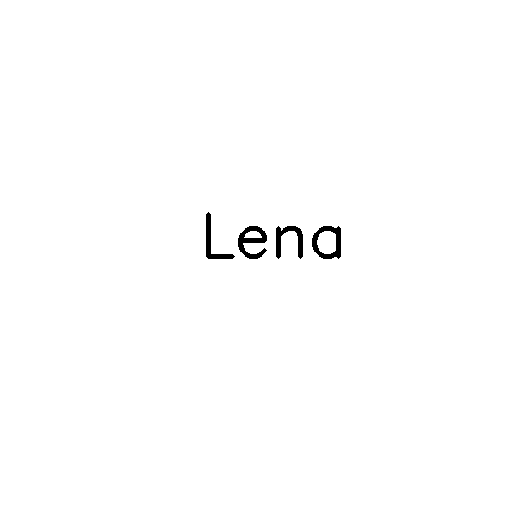
#> input picture lena.png, 512 x 512 px
$ python new_code2.py
#> lines starting #> are read from the running program, lines starting #| are printed output that depends on the picture; after the words box and inside, x2 and y2 are one past the last pixel; in counts of white or black regions, pixels touching at a corner belong together; pictures that were not available may be replaced by others from this repository, and a replacement may not be noted
#> in test_watermarking_system, cover_image is the input picture: shape (512, 512, 3); values 0 (black) and 128 (white), 99.4% white; 4 black regions, box (x1, y1, x2, y2) and area: (238, 226, 267, 259) 464, (312, 226, 341, 259) 450, (276, 226, 303, 259) 386, (206, 212, 235, 259) 340
#> in embed_watermark, `watermark_gray = cv2.resize(watermark_gray, (256, 256))`:
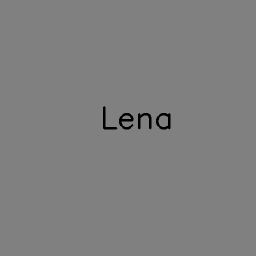
#> watermark_gray: shape (256, 256); min 0, max 128, mean 127.2
import numpy as np
import cv2
import pywt
import scipy.linalg
import matplotlib.pyplot as plt
from skimage.metrics import peak_signal_noise_ratio as psnr
from scipy.stats import pearsonr

# Function for PPLU decomposition
def pplu_decomposition(A):
    # Using scipy.linalg.lu for PPLU decomposition
    P, L, U = scipy.linalg.lu(A)
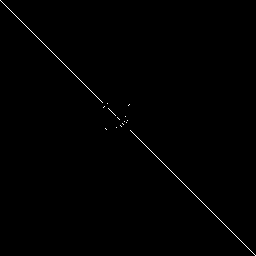
#> P: shape (256, 256) float64; values 0 (black) and 1 (white), 0.39% white in thin lines or dots
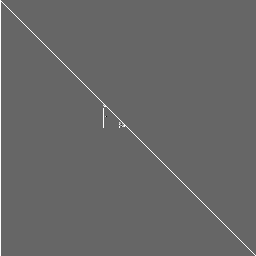
#> L: shape (256, 256) float64; min -0.667, max 1, mean 0.00831; drawn with min black and max white
    # P is the permutation matrix, L is lower triangular, U is upper triangular
    return P, L, U

# Function for Arnold Transform
def arnold_transform(image, iterations):
#> called with iterations = 4
    height, width = image.shape
#> height = 256; width = 256
    result = np.zeros((height, width), dtype=np.float64)

    for _ in range(iterations):
        for y in range(height):
            for x in range(width):
                # Apply the Arnold Transform formula
                new_x = (2*x + y) % width
                new_y = (x + y) % height
                result[new_y, new_x] = image[y, x]
        image = result.copy()

    return result

# Function for Inverse Arnold Transform
def inverse_arnold_transform(image, iterations):
    height, width = image.shape
    result = np.zeros((height, width), dtype=np.float64)

    for _ in range(iterations):
        for y in range(height):
            for x in range(width):
                # Apply the Inverse Arnold Transform formula
                new_x = (x - y) % width
                new_y = (-x + 2*y) % height
                result[new_y, new_x] = image[y, x]
        image = result.copy()

    return result

# Function to embed watermark into cover image
def embed_watermark(cover_image, watermark_image, alpha=0.075):
    # Convert cover image to grayscale if it's color
    if len(cover_image.shape) > 2:
        cover_image_gray = cv2.cvtColor(cover_image, cv2.COLOR_BGR2GRAY)
    else:
        cover_image_gray = cover_image.copy()

    # Convert watermark to grayscale if it's color
    if len(watermark_image.shape) > 2:
        watermark_gray = cv2.cvtColor(watermark_image, cv2.COLOR_BGR2GRAY)
    else:
        watermark_gray = watermark_image.copy()

    # Resize watermark to be smaller than cover image
    watermark_gray = cv2.resize(watermark_gray, (256, 256))

    # Normalize images to [0, 1]
    cover_image_norm = cover_image_gray / 255.0
    watermark_norm = watermark_gray / 255.0

    # PPLU decomposition of watermark
    P, L, U = pplu_decomposition(watermark_norm)

    # Calculate LU product
    LU = np.matmul(L, U)

    # Apply Arnold Transform to LU (scrambling)
    iterations = 4  # As per paper example
    scrambled_data = arnold_transform(LU, iterations)

    # Apply wavelet transform to cover image
    coeffs = pywt.dwt2(cover_image_norm, 'haar')
    LL, (LH, HL, HH) = coeffs

    # Calculate scaling factor as per paper
    max_LL = np.max(np.abs(LL))
#> max_LL = 1
    scaling_factor = alpha * max_LL
#> scaling_factor = 0.0753

    # Embed scrambled watermark into LL and HH sub-bands
    LL_modified = LL + scaling_factor * scrambled_data[:LL.shape[0], :LL.shape[1]]
    HH_modified = HH + scaling_factor * scrambled_data[:HH.shape[0], :HH.shape[1]]

    # Inverse wavelet transform to get watermarked image
    watermarked_image = pywt.idwt2((LL_modified, (LH, HL, HH_modified)), 'haar')

    # Ensure values are in proper range and convert back to uint8
    watermarked_image = np.clip(watermarked_image * 255, 0, 255).astype(np.uint8)

    return watermarked_image, P  # Return the watermarked image and permutation matrix

# Function to extract watermark from watermarked image
def extract_watermark(watermarked_image, original_image, P, alpha=0.075, iterations=4):
    # Convert to grayscale if needed
    if len(watermarked_image.shape) > 2:
        watermarked_gray = cv2.cvtColor(watermarked_image, cv2.COLOR_BGR2GRAY)
    else:
        watermarked_gray = watermarked_image.copy()

    if len(original_image.shape) > 2:
        original_gray = cv2.cvtColor(original_image, cv2.COLOR_BGR2GRAY)
    else:
        original_gray = original_image.copy()

    # Normalize images
    watermarked_norm = watermarked_gray / 255.0
    original_norm = original_gray / 255.0

    # Apply wavelet transform to both images
    coeffs_watermarked = pywt.dwt2(watermarked_norm, 'haar')
    LL_w, (LH_w, HL_w, HH_w) = coeffs_watermarked

    coeffs_original = pywt.dwt2(original_norm, 'haar')
    LL_o, (LH_o, HL_o, HH_o) = coeffs_original

    # Calculate scaling factor
    max_LL = np.max(np.abs(LL_o))
    scaling_factor = alpha * max_LL

    # Extract scrambled watermark from LL and HH
    scrambled_watermark_LL = (LL_w - LL_o) / scaling_factor
    scrambled_watermark_HH = (HH_w - HH_o) / scaling_factor

    # Apply inverse Arnold transform
    descrambled_LL = inverse_arnold_transform(scrambled_watermark_LL, iterations)
    descrambled_HH = inverse_arnold_transform(scrambled_watermark_HH, iterations)

    # Apply permutation matrix to get back original watermark
    extracted_watermark_LL = np.matmul(P, descrambled_LL)
    extracted_watermark_HH = np.matmul(P, descrambled_HH)

    # Normalize to [0, 1]
    extracted_watermark_LL = (extracted_watermark_LL - np.min(extracted_watermark_LL)) / (np.max(extracted_watermark_LL) - np.min(extracted_watermark_LL))
    extracted_watermark_HH = (extracted_watermark_HH - np.min(extracted_watermark_HH)) / (np.max(extracted_watermark_HH) - np.min(extracted_watermark_HH))

    return extracted_watermark_LL, extracted_watermark_HH

# Function to calculate PSNR
def calculate_psnr(original, watermarked):
    if original.dtype != np.uint8:
        original = (original * 255).astype(np.uint8)
    if watermarked.dtype != np.uint8:
        watermarked = (watermarked * 255).astype(np.uint8)
    return psnr(original, watermarked)

# Function to calculate Correlation Coefficient (CC)
def calculate_cc(original_watermark, extracted_watermark):
    # Flatten the arrays
    original_flat = original_watermark.flatten()
    extracted_flat = extracted_watermark.flatten()

    # Calculate correlation coefficient
    cc, _ = pearsonr(original_flat, extracted_flat)
    return cc

# Attack functions (same as before)
def jpeg_attack(image, quality=70):
    _, encoded_image = cv2.imencode('.jpg', image, [cv2.IMWRITE_JPEG_QUALITY, quality])
    attacked_image = cv2.imdecode(encoded_image, cv2.IMREAD_GRAYSCALE)
    return attacked_image

def noise_attack(image, mean=0, sigma=10):
    noise = np.random.normal(mean, sigma, image.shape).astype(np.int32)
    attacked_image = np.clip(image + noise, 0, 255).astype(np.uint8)
    return attacked_image

def rescale_attack(image, scale_factor=0.5):
    h, w = image.shape[:2]
    resized_down = cv2.resize(image, (int(w*scale_factor), int(h*scale_factor)))
    attacked_image = cv2.resize(resized_down, (w, h))
    return attacked_image

def blur_attack(image, kernel_size=5):
    attacked_image = cv2.GaussianBlur(image, (kernel_size, kernel_size), 0)
    return attacked_image

def histogram_attack(image):
    attacked_image = cv2.equalizeHist(image)
    return attacked_image

def contrast_attack(image, alpha=1.5, beta=10):
    attacked_image = np.clip(alpha * image + beta, 0, 255).astype(np.uint8)
    return attacked_image

def gamma_attack(image, gamma=1.5):
    inv_gamma = 1.0 / gamma
    table = np.array([((i / 255.0) ** inv_gamma) * 255 for i in range(256)]).astype("uint8")
    attacked_image = cv2.LUT(image, table)
    return attacked_image

def crop_attack(image, crop_ratio=0.25):
    h, w = image.shape[:2]
    crop_h, crop_w = int(h * crop_ratio), int(w * crop_ratio)
    attacked_image = image.copy()
    attacked_image[0:crop_h, 0:crop_w] = 0
    return attacked_image

def rotation_attack(image, angle=45):
    h, w = image.shape[:2]
    center = (w // 2, h // 2)
    rotation_matrix = cv2.getRotationMatrix2D(center, angle, 1.0)
    attacked_image = cv2.warpAffine(image, rotation_matrix, (w, h), flags=cv2.INTER_LINEAR)
    return attacked_image

# Main testing function with enhanced visualization
def test_watermarking_system():
    # Load images
    cover_image = cv2.imread('lena.png')
    watermark_image = cv2.imread('logo-1.png')

    if cover_image is None:
        raise FileNotFoundError("Cover image 'lena.png' not found. Please provide the image.")
    if watermark_image is None:
        raise FileNotFoundError("Watermark image 'logo.png' not found. Please provide the image.")

    # Embed watermark
    alpha = 0.075  # Strength factor as per paper
    watermarked_image, P = embed_watermark(cover_image, watermark_image, alpha)

    # Calculate PSNR
    psnr_value = calculate_psnr(cv2.cvtColor(cover_image, cv2.COLOR_BGR2GRAY),
                               cv2.cvtColor(watermarked_image, cv2.COLOR_BGR2GRAY) if len(watermarked_image.shape) > 2 else watermarked_image)
#> psnr_value = 32.09
    print(f"PSNR of watermarked image: {psnr_value:.2f} dB")
#| PSNR of watermarked image: 32.09 dB

    # Create dictionary of attack functions
    attacks = {
        "JPEG Compression": lambda img: jpeg_attack(img, quality=70),
        "Noise": lambda img: noise_attack(img, mean=0, sigma=10),
        "Rescaling": lambda img: rescale_attack(img, scale_factor=0.5),
        "Blurring": lambda img: blur_attack(img, kernel_size=5),
        "Histogram Equalization": lambda img: histogram_attack(img),
        "Contrast Adjustment": lambda img: contrast_attack(img, alpha=1.5, beta=10),
        "Gamma Correction": lambda img: gamma_attack(img, gamma=1.5),
        "Cropping (25%)": lambda img: crop_attack(img, crop_ratio=0.25),
        "Rotation (45°)": lambda img: rotation_attack(img, angle=45)
    }

    # Dictionary to store results
    results = {
        "cover_image": cover_image,
        "watermark_image": watermark_image,
        "watermarked_image": watermarked_image,
        "permutation_matrix": P,
        "psnr": psnr_value,
        "attacks": {}
    }

    # Test each attack
    for attack_name, attack_func in attacks.items():
        print(f"\nTesting attack: {attack_name}")

        # Apply attack
        attacked_image = attack_func(watermarked_image)

        # Extract watermark from attacked image
        extracted_LL, extracted_HH = extract_watermark(attacked_image, cover_image, P, alpha)

        # Calculate CC for both extracted watermarks
        watermark_gray = cv2.cvtColor(watermark_image, cv2.COLOR_BGR2GRAY) if len(watermark_image.shape) > 2 else watermark_image
        watermark_gray = cv2.resize(watermark_gray, (256, 256))
        normalized_watermark = watermark_gray / 255.0
        cc_LL = calculate_cc(normalized_watermark, extracted_LL)
        cc_HH = calculate_cc(normalized_watermark, extracted_HH)

        # Store results
        results["attacks"][attack_name] = {
            "attacked_image": attacked_image,
            "extracted_LL": extracted_LL,
            "extracted_HH": extracted_HH,
            "cc_LL": cc_LL,
            "cc_HH": cc_HH
        }

        print(f"  CC from LL band: {cc_LL:.4f}")
        print(f"  CC from HH band: {cc_HH:.4f}")
#> this loop made 9 passes
#> (cc_LL, cc_HH) on passes 1 to 9: (0.237, 0.119), (0.069, 0.069), (0.169, 0.00152), (0.0947, 0.00921), (0.715, 0.719), (0.101, 0.666), (0.156, 0.343), (0.0157, 0.28), (0.0124, 0.00415)
#> (printed output is left out)
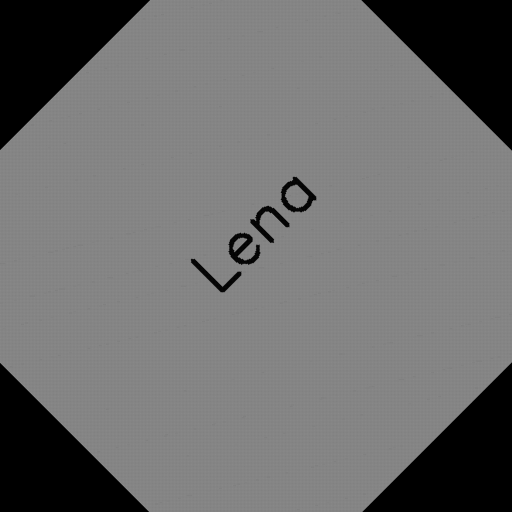
#> attacked_image: shape (512, 512); min 0, max 137, mean 109
#> after the loop, results = 6 items

    # Visualize results
    visualize_results(results)

    return results

def visualize_results(results):
    # Create a figure to show original, watermark and watermarked images
    plt.figure(figsize=(18, 6))

    # Original cover image
    plt.subplot(1, 3, 1)
    if len(results["cover_image"].shape) == 3:
        plt.imshow(cv2.cvtColor(results["cover_image"], cv2.COLOR_BGR2RGB))
    else:
        plt.imshow(results["cover_image"], cmap='gray')
    plt.title("Original Cover Image")
    plt.axis('off')

    # Original watermark
    plt.subplot(1, 3, 2)
    if len(results["watermark_image"].shape) == 3:
        plt.imshow(cv2.cvtColor(results["watermark_image"], cv2.COLOR_BGR2RGB))
    else:
        plt.imshow(results["watermark_image"], cmap='gray')
    plt.title("Original Watermark")
    plt.axis('off')

    # Watermarked image
    plt.subplot(1, 3, 3)
    if len(results["watermarked_image"].shape) == 3:
        plt.imshow(cv2.cvtColor(results["watermarked_image"], cv2.COLOR_BGR2RGB))
    else:
        plt.imshow(results["watermarked_image"], cmap='gray')
    plt.title(f"Watermarked Image\nPSNR: {results['psnr']:.2f} dB")
    plt.axis('off')

    plt.tight_layout()
    plt.show()

    # Create figures for each attack
    attacks = list(results["attacks"].keys())
#> attacks = ['JPEG Compression', 'Noise', 'Rescaling', 'Blurring', 'Histogram Equalization', 'Contrast Adjustment', 'Gamma Correction', 'Cropping (25%)', 'Rotation (45°)']
    n_attacks = len(attacks)
#> n_attacks = 9

    for attack_name in attacks:
        attack_data = results["attacks"][attack_name]

        plt.figure(figsize=(18, 6))
        plt.suptitle(f"Attack: {attack_name}\nCC (LL): {attack_data['cc_LL']:.4f}, CC (HH): {attack_data['cc_HH']:.4f}", y=1.05)

        # Attacked image
        plt.subplot(1, 3, 1)
        if len(attack_data["attacked_image"].shape) == 3:
            plt.imshow(cv2.cvtColor(attack_data["attacked_image"], cv2.COLOR_BGR2RGB))
        else:
            plt.imshow(attack_data["attacked_image"], cmap='gray')
        plt.title("Attacked Image")
        plt.axis('off')

        # Extracted watermark from LL
        plt.subplot(1, 3, 2)
        plt.imshow(attack_data["extracted_LL"], cmap='gray')
        plt.title(f"Extracted from LL\nCC: {attack_data['cc_LL']:.4f}")
        plt.axis('off')

        # Extracted watermark from HH
        plt.subplot(1, 3, 3)
        plt.imshow(attack_data["extracted_HH"], cmap='gray')
        plt.title(f"Extracted from HH\nCC: {attack_data['cc_HH']:.4f}")
        plt.axis('off')

        plt.tight_layout()
        plt.show()
#> this loop made 9 passes
#> attack_name on passes 1 to 9: 'JPEG Compression', 'Noise', 'Rescaling', 'Blurring', 'Histogram Equalization', 'Contrast Adjustment', 'Gamma Correction', 'Cropping (25%)', 'Rotation (45°)'
#> pass 1, in visualize_results, `plt.show()`:
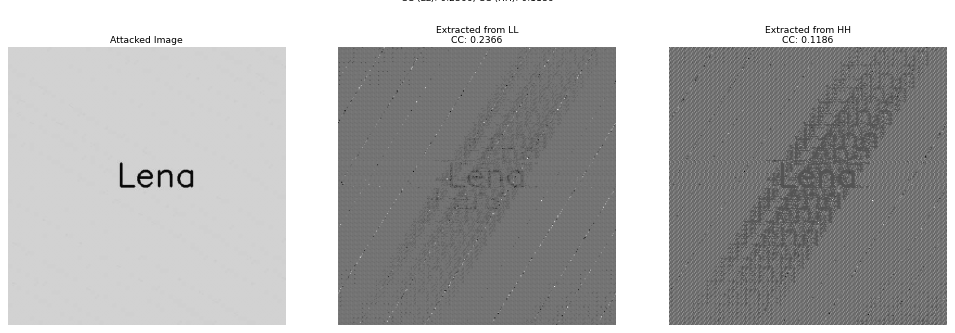
#> figure drawn by matplotlib, 3 panels
#> pass 2, in visualize_results, `plt.show()`:
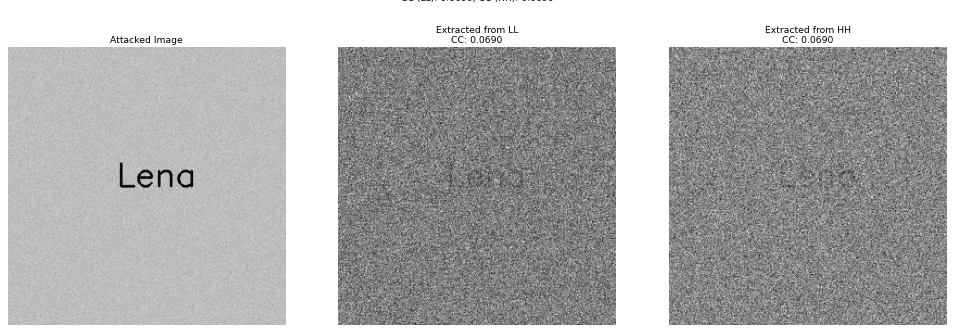
#> figure drawn by matplotlib, 3 panels

    # Create bar graph for CC values
    plt.figure(figsize=(15, 8))

    x = np.arange(len(attacks))
#> x = [0, 1, 2, 3, 4, 5, 6, 7, 8]
    width = 0.35

    plt.bar(x - width/2, [results["attacks"][attack]["cc_LL"] for attack in attacks], width, label='LL Band')
    plt.bar(x + width/2, [results["attacks"][attack]["cc_HH"] for attack in attacks], width, label='HH Band')

    plt.ylabel('Correlation Coefficient (CC)')
    plt.title('Robustness Against Various Attacks')
    plt.xticks(x, attacks, rotation=45, ha='right')
    plt.ylim(0, 1)
    plt.legend()
    plt.tight_layout()
    plt.show()
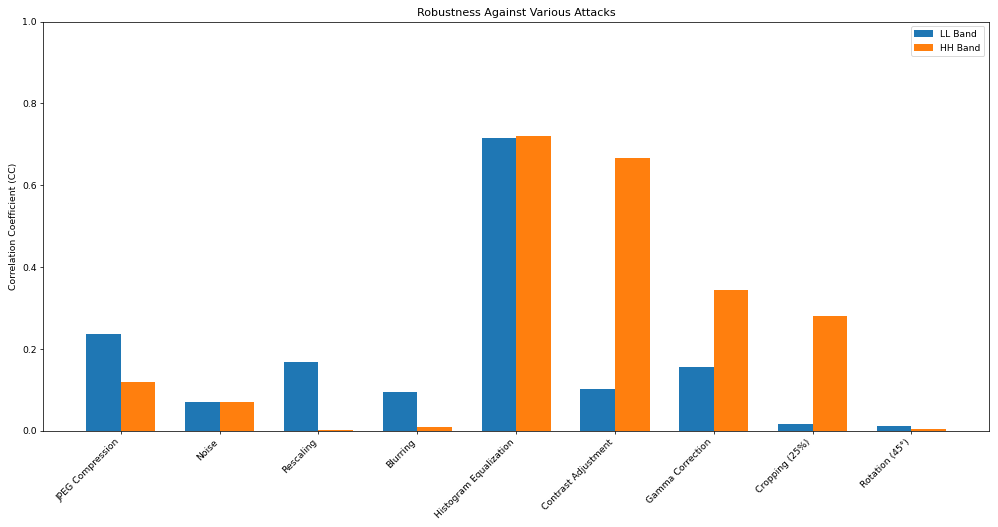
#> figure drawn by matplotlib, 1 panel; tallest bar 0.715 high, from x = 3.65 to 4; tallest bar 0.719 high, from x = 4 to 4.35

# Run the test
results = test_watermarking_system()
#> results = 6 items
